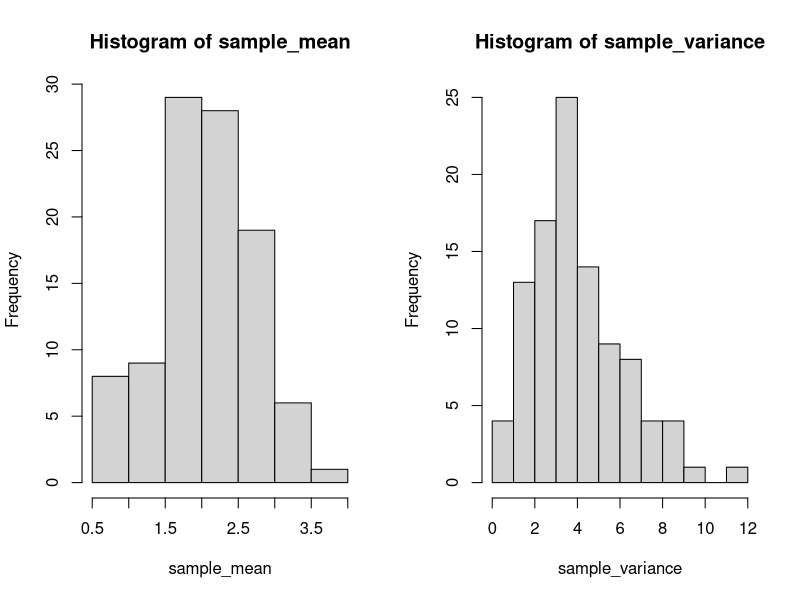

Generate this figure with R:
sample_mean = c()
sample_variance = c()
for (i in 1:100)
{ sample<-rnorm(10,2,2)
sample_mean<-cbind(sample_mean,mean(sample))
sample_variance<-cbind(sample_variance,var(sample)
)
}
par(mfrow=c(1,2))
hist(sample_mean)
hist(sample_variance)
